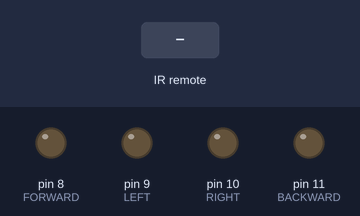
This sketch was run on a simulated Arduino Uno, built with avr-gcc and run on an emulated ATmega328P. Shown: output pins drawn as LEDs (lit = HIGH). The test bench sets the inputs (shaded band).

Above: at 1.2 s.
1.3 s: infrared code 0x18 received
At 1.42 s:
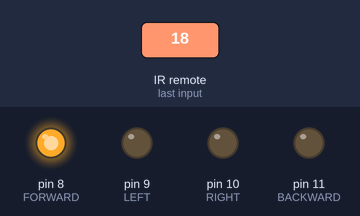
3.0 s: infrared code 0x8 received
At 3.12 s:
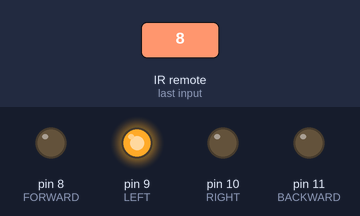
4.7 s: infrared code 0x5A received
At 4.82 s:
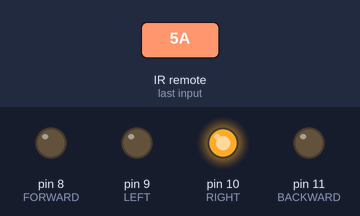
6.4 s: infrared code 0x52 received
At 6.52 s:
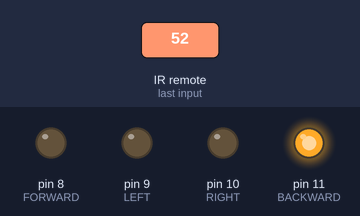
Timing chart, 0 to 9.1 s (numbered marks = the images above; inputs shaded):
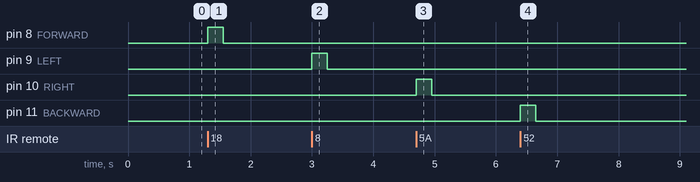

The sketch:

IR_remote.ino
```cpp
#include <IRremote.h>

#define MAX_TIME 250 // max ms between codes

long lastPressTime = 0;
int state = 0;

int IR_RECEIVE_PIN = 7;


int FORWARD = 8;
int LEFT = 9;
int RIGHT = 10;
int BACKWARD = 11;
byte same;


void setup()
{
  pinMode(FORWARD, OUTPUT);
  pinMode(LEFT, OUTPUT);
  pinMode(RIGHT, OUTPUT);
  pinMode(BACKWARD, OUTPUT);
  Serial.begin(9600);
  IrReceiver.begin(IR_RECEIVE_PIN, ENABLE_LED_FEEDBACK, USE_DEFAULT_FEEDBACK_LED_PIN);
}
void loop() {

  if (IrReceiver.decode())
  {
    IrReceiver.printIRResultMinimal(&Serial);
    Serial.println();

      if (IrReceiver.decodedIRData.command == 0x18)
      {
        digitalWrite(LEFT, 0);
        digitalWrite(RIGHT, 0);
        digitalWrite(BACKWARD, 0);
        if (state == 0)
        {
        digitalWrite(FORWARD, 0);
        state = 1;  // Button pressed, so set state to HIGH

        }
        digitalWrite(FORWARD, 1);
        lastPressTime = millis();
      }
      if (IrReceiver.decodedIRData.command == 0x8)
      {
        digitalWrite(FORWARD, 0);
        digitalWrite(RIGHT, 0);
        digitalWrite(BACKWARD, 0);
        if (state == 0)
        {
        digitalWrite(LEFT, 0);
        state = 1;  // Button pressed, so set state to HIGH

        }
        digitalWrite(LEFT, 1);
        lastPressTime = millis();
      }
      if (IrReceiver.decodedIRData.command == 0x5A)
      {
        digitalWrite(FORWARD, 0);
        digitalWrite(LEFT, 0);
        digitalWrite(BACKWARD, 0);

        if (state == 0)
        {
        digitalWrite(RIGHT, 0);
        state = 1;  // Button pressed, so set state to HIGH

        }
        digitalWrite(RIGHT, 1);
        lastPressTime = millis();
      }

      if (IrReceiver.decodedIRData.command == 0x52)
      {
        digitalWrite(FORWARD, 0);
        digitalWrite(LEFT, 0);
        digitalWrite(RIGHT, 0);
        if (state == 0)
        {
        digitalWrite(BACKWARD, 0);
        state = 1;  // Button pressed, so set state to HIGH

        }
        digitalWrite(BACKWARD, 1);
        lastPressTime = millis();
      }
    }

  IrReceiver.resume();
  if (state == 1 && millis() - lastPressTime > MAX_TIME)
    {
      state = 0; // Haven't heard from the button for a while, so not pressed
      digitalWrite(FORWARD, 0);
      digitalWrite(LEFT, 0);
      digitalWrite(RIGHT, 0);
      digitalWrite(BACKWARD, 0);
    }
  }
```

Measured:
- after the input at 1.3 s, pin 8 (FORWARD): LOW → HIGH at once, → LOW 0.25 s later
- after the input at 3.0 s, pin 9 (LEFT): LOW → HIGH at once, → LOW 0.25 s later
- after the input at 4.7 s, pin 10 (RIGHT): LOW → HIGH at once, → LOW 0.25 s later
- after the input at 6.4 s, pin 11 (BACKWARD): LOW → HIGH at once, → LOW 0.25 s later
